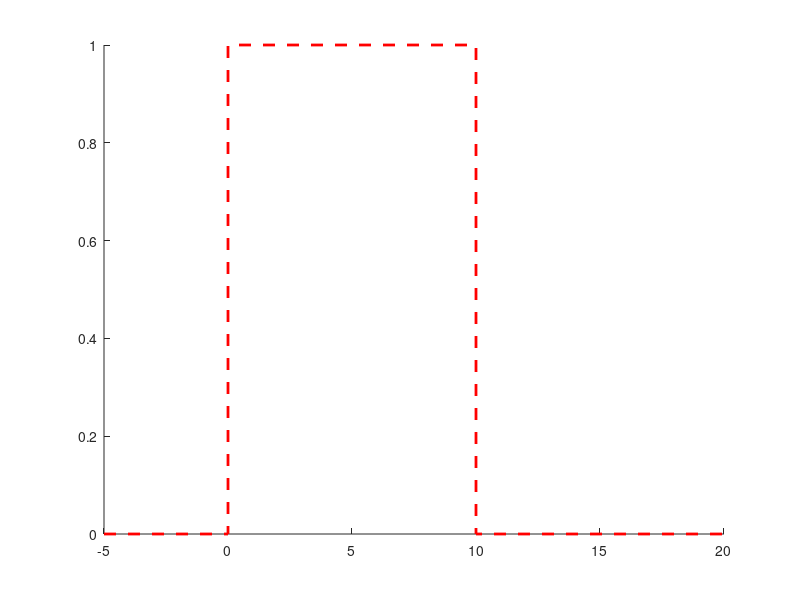

This chart was generated by the following MATLAB code: (Note: this script raises an error after producing the figure.)
clc, clear, close

%%
addpath('sections\')
addpath('functions\')
% 1. SYSTEM CONFIGURATION & WAVEGUIDE PROPERTIES

c = 3e8;                            % Speed of light in vacuum (m/s)
lambda0 = 1550e-9;                  % Operating wavelength (m)
nu0 = c/lambda0;                    % Central optical frequency (Hz)
L = 240;                            % Total fiber length used on the lab (m) 
n_ave = 1.456;                      % Average refractive index of the silica fiber
dz = 0.05;                          % Spatial sampling interval (m)
z = 0:dz:L-dz;                      % Distance vector along the fiber 1D model
Nz = length(z);                     % Total number os spatial sampling points
pulse_width = 10e-9;                % Temporal pulse width (10 ns)
d = c * pulse_width / (2 * n_ave);  % Spatial resolution (~1 m)
M = 250;                            % Number of scattering segments
                                    % (inhomogeneities) within one pulse
          
fig1 = figure(1);
set(fig1, 'Name', 'Pulse Shape Comparison Analysis');
hold on;

% 1. Ideal Rectangular
rect_pulse = ones(1, M);
t_plot_ns = linspace(0, pulse_width * 1e9, M);
t_rect_ns = [-5, 0, 0, pulse_width*1e9, pulse_width*1e9, 20];
v_rect    = [ 0, 0, 1,               1,               0,  0];
plot(t_rect_ns, v_rect, 'r--', 'LineWidth', 2, 'DisplayName', 'Ideal Rectangular Pulse');


% % 2. RC Filter Model (fc = 100 MHz)
% fc = [50e6, 100e6, 200e6]; 
% for fc_comp = fc
%     RC_comp = 1 / (2 * pi * fc_comp);
%     t_rc = linspace(0, 2 * pulse_width, 2 * M);
%     window_rc_full = zeros(1, 2 * M);
%     for k = 1:2*M
%         tk = t_rc(k);
%         if tk <= pulse_width
%             window_rc_full(k) = 1 - exp(-tk / RC_comp);
%         else
% 
%             window_rc_full(k) = (1 - exp(-pulse_width / RC_comp)) * exp(-(tk - pulse_width) / RC_comp);
%         end
%     end
%     window_rc = window_rc_full / max(window_rc_full);
%     plot(t_rc * 1e9, window_rc, 'LineWidth', 2, ...
%         'DisplayName', sprintf('Filter RC (f_c = %d MHz)', fc_comp/1e6));
% end


% 3. Super-Gaussian (Order N)
pulse_width_ns = pulse_width * 1e9; % 10 ns
t_sg_ns = linspace(-pulse_width_ns, 2*pulse_width_ns, 2*M); % -10 a 20 ns
t_center_ns = pulse_width_ns / 2; % 5 ns

order_N = [1, 3, 5];

for N = order_N
    window_sg = sgauss(t_sg_ns - t_center_ns, pulse_width_ns, 1, 0, N);
    window_sg = window_sg / max(window_sg);
    plot(t_sg_ns, window_sg, 'LineWidth', 2, 'DisplayName', ['Super-Gaussian (p=' num2str(N) ')']);
end

grid on;
xlim([-11, 27]); 
% xlim([-7, 30])
ylim([0, 1.2]);
set(gca, 'FontSize', 25, 'LineWidth', 1.5, 'FontName', 'Times New Roman');
    
xlabel('Relative Time (ns)', 'FontSize', 25, 'FontName', 'Times New Roman'); 
ylabel('Normalized Amplitude', 'FontSize', 25, 'FontName', 'Times New Roman');
%title('Comparison of Optical Pulse Shapes', 'FontSize', 25, 'FontWeight', 'bold');
legend('Location', 'best', 'FontSize', 18, 'FontName', 'Times New Roman');
hold off;
